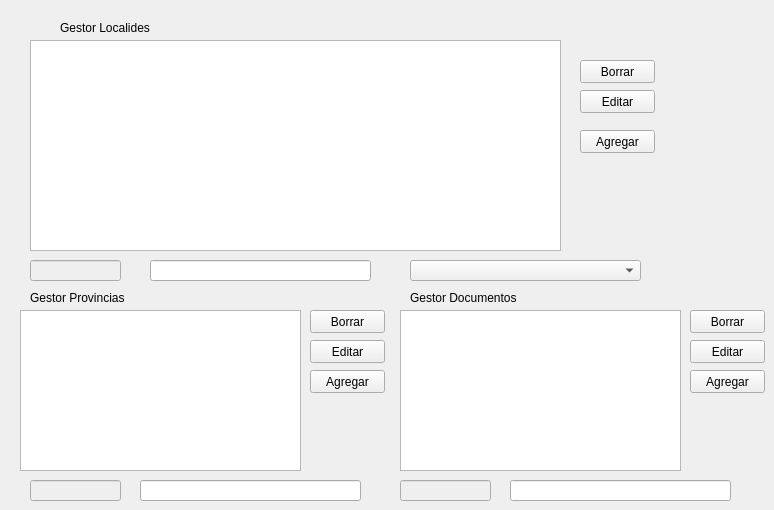
    <widget class="QWidget" name="administrador">
     <attribute name="icon">
      <iconset>
       <normaloff>../python/administracion.png</normaloff>../python/administracion.png</iconset>
     </attribute>
     <attribute name="title">
      <string>Administrador</string>
     </attribute>
     <widget class="QTableView" name="tablaLocalidades">
      <property name="geometry">
       <rect>
        <x>30</x>
        <y>40</y>
        <width>531</width>
        <height>211</height>
       </rect>
      </property>
      <property name="editTriggers">
       <set>QAbstractItemView::NoEditTriggers</set>
      </property>
     </widget>
     <widget class="QTableView" name="tablaProvincias">
      <property name="geometry">
       <rect>
        <x>20</x>
        <y>310</y>
        <width>281</width>
        <height>161</height>
       </rect>
      </property>
     </widget>
     <widget class="QTableView" name="tablaDocumentos">
      <property name="geometry">
       <rect>
        <x>400</x>
        <y>310</y>
        <width>281</width>
        <height>161</height>
       </rect>
      </property>
     </widget>
     <widget class="QPushButton" name="pushBorraLocalidad">
      <property name="geometry">
       <rect>
        <x>580</x>
        <y>60</y>
        <width>75</width>
        <height>23</height>
       </rect>
      </property>
      <property name="text">
       <string>Borrar</string>
      </property>
     </widget>
     <widget class="QPushButton" name="pushEditaLocal">
      <property name="geometry">
       <rect>
        <x>580</x>
        <y>90</y>
        <width>75</width>
        <height>23</height>
       </rect>
      </property>
      <property name="text">
       <string>Editar</string>
      </property>
     </widget>
     <widget class="QPushButton" name="pushAgregaDoc">
      <property name="geometry">
       <rect>
        <x>690</x>
        <y>370</y>
        <width>75</width>
        <height>23</height>
       </rect>
      </property>
      <property name="text">
       <string>Agregar</string>
      </property>
     </widget>
     <widget class="QPushButton" name="pushBorraProv">
      <property name="geometry">
       <rect>
        <x>310</x>
        <y>310</y>
        <width>75</width>
        <height>23</height>
       </rect>
      </property>
      <property name="text">
       <string>Borrar</string>
      </property>
     </widget>
     <widget class="QPushButton" name="pushEditaProv">
      <property name="geometry">
       <rect>
        <x>310</x>
        <y>340</y>
        <width>75</width>
        <height>23</height>
       </rect>
      </property>
      <property name="text">
       <string>Editar</string>
      </property>
     </widget>
     <widget class="QPushButton" name="pushAgregaProv">
      <property name="geometry">
       <rect>
        <x>310</x>
        <y>370</y>
        <width>75</width>
        <height>23</height>
       </rect>
      </property>
      <property name="text">
       <string>Agregar</string>
      </property>
     </widget>
     <widget class="QPushButton" name="pushBorraDoc">
      <property name="geometry">
       <rect>
        <x>690</x>
        <y>310</y>
        <width>75</width>
        <height>23</height>
       </rect>
      </property>
      <property name="text">
       <string>Borrar</string>
      </property>
     </widget>
     <widget class="QPushButton" name="pushEditaDoc">
      <property name="geometry">
       <rect>
        <x>690</x>
        <y>340</y>
        <width>75</width>
        <height>23</height>
       </rect>
      </property>
      <property name="text">
       <string>Editar</string>
      </property>
     </widget>
     <widget class="QPushButton" name="pushAgregaLoc">
      <property name="geometry">
       <rect>
        <x>580</x>
        <y>130</y>
        <width>75</width>
        <height>23</height>
       </rect>
      </property>
      <property name="text">
       <string>Agregar</string>
      </property>
     </widget>
     <widget class="QLineEdit" name="txtCodLoc">
      <property name="enabled">
       <bool>false</bool>
      </property>
      <property name="geometry">
       <rect>
        <x>30</x>
        <y>260</y>
        <width>91</width>
        <height>21</height>
       </rect>
      </property>
     </widget>
     <widget class="QLineEdit" name="txtNombreLoc">
      <property name="geometry">
       <rect>
        <x>150</x>
        <y>260</y>
        <width>221</width>
        <height>21</height>
       </rect>
      </property>
     </widget>
     <widget class="QComboBox" name="cmbProvinica">
      <property name="geometry">
       <rect>
        <x>410</x>
        <y>260</y>
        <width>231</width>
        <height>21</height>
       </rect>
      </property>
     </widget>
     <widget class="QLineEdit" name="txtCodProv">
      <property name="enabled">
       <bool>false</bool>
      </property>
      <property name="geometry">
       <rect>
        <x>30</x>
        <y>480</y>
        <width>91</width>
        <height>21</height>
       </rect>
      </property>
     </widget>
     <widget class="QLineEdit" name="txtNombProv">
      <property name="geometry">
       <rect>
        <x>140</x>
        <y>480</y>
        <width>221</width>
        <height>21</height>
       </rect>
      </property>
     </widget>
     <widget class="QLineEdit" name="txtCodDoc">
      <property name="enabled">
       <bool>false</bool>
      </property>
      <property name="geometry">
       <rect>
        <x>400</x>
        <y>480</y>
        <width>91</width>
        <height>21</height>
       </rect>
      </property>
     </widget>
     <widget class="QLineEdit" name="txtNomDoc">
      <property name="geometry">
       <rect>
        <x>510</x>
        <y>480</y>
        <width>221</width>
        <height>21</height>
       </rect>
      </property>
     </widget>
     <widget class="QLabel" name="label_16">
      <property name="geometry">
       <rect>
        <x>60</x>
        <y>20</y>
        <width>101</width>
        <height>16</height>
       </rect>
      </property>
      <property name="text">
       <string>Gestor Localides</string>
      </property>
     </widget>
     <widget class="QLabel" name="label_17">
      <property name="geometry">
       <rect>
        <x>30</x>
        <y>290</y>
        <width>101</width>
        <height>16</height>
       </rect>
      </property>
      <property name="text">
       <string>Gestor Provincias</string>
      </property>
     </widget>
     <widget class="QLabel" name="label_18">
      <property name="geometry">
       <rect>
        <x>410</x>
        <y>290</y>
        <width>131</width>
        <height>16</height>
       </rect>
      </property>
      <property name="text">
       <string>Gestor Documentos</string>
      </property>
     </widget>
    </widget>
